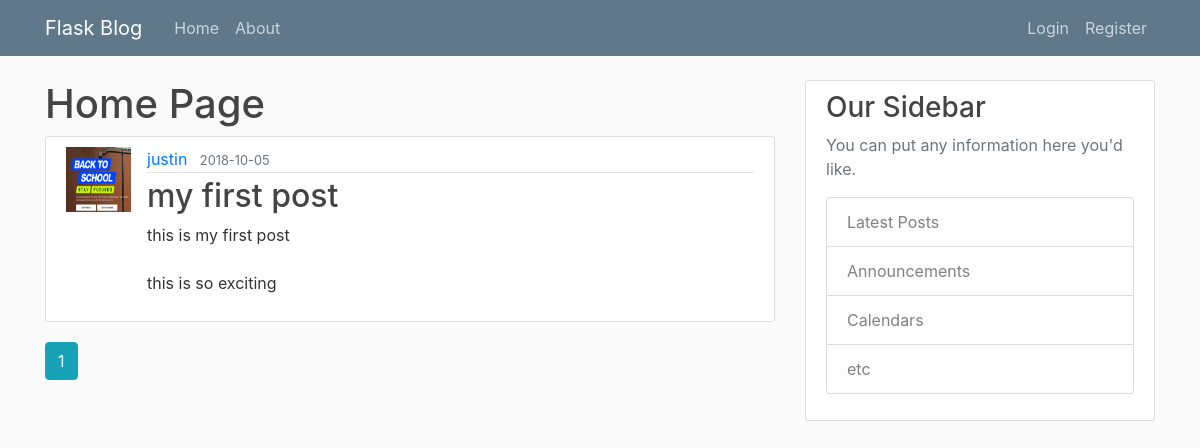
Before: /home/ with the older database file.
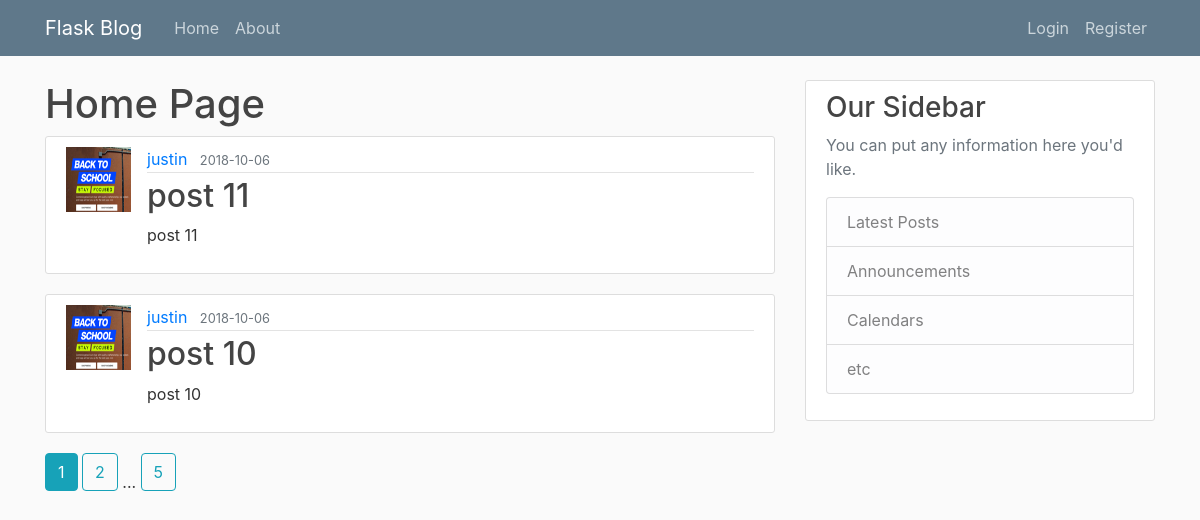
After: the same page with the newer database file.
### flaskblog/models.py (models this page shows, shortened)
class Post(db.Model):
  id          = db.Column(db.Integer    , primary_key=True)
  title       = db.Column(db.String(100), nullable=False)
  date_posted = db.Column(db.DateTime   , nullable=False, default=datetime.utcnow)
  content     = db.Column(db.Text       , nullable=False)
  user_id     = db.Column(db.Integer    , db.ForeignKey('user.id'), nullable=False)

class User(db.Model, UserMixin):
  id         = db.Column(db.Integer, primary_key=True)
  username   = db.Column(db.String(20),  unique=True,    nullable=False)
  email      = db.Column(db.String(120), unique=True,    nullable=False)
  image_file = db.Column(db.String(20),  nullable=False, default='default.jpg')
  password   = db.Column(db.String(60),  nullable=False)
  posts      = db.relationship('Post', backref='author', lazy=True)

### flaskblog/main/routes.py (the view)
@main.route('/')
@main.route('/home/')
def home():
  page  = request.args.get('page', 1, type=int)
  posts = Post.query                         \
          .order_by(Post.date_posted.desc()) \
          .paginate(per_page=2, page=page)
  return render_template('home.html', posts=posts)

### flaskblog/templates/home.html
{% extends 'layout.html' %}
{% block content %}
  <h1>Home Page</h1>
  {% for post in posts.items %}
    <article class="media content-section">
      <img
        class="rounded-cirle article-img"
        src="{{ url_for('static', filename='profile_pics/' + post.author.image_file) }}" />
      <div class="media-body">
        <div class="article-metadata">
          <a class="mr-2" href="{{ url_for('users.user_posts', username=post.author.username) }}">{{ post.author.username }}</a>
          <small class="text-muted">{{ post.date_posted.strftime('%Y-%m-%d') }}</small>
        </div>
        <h2><a class="article-title" href="{{ url_for('posts.post', post_id=post.id) }}">{{ post.title }}</a></h2>
        <p class="article-content">{{ post.content }}</p>
      </div>
    </article>
  {% endfor %}
  {% for page_num in posts.iter_pages(left_edge=1, right_edge=1, left_current=1, right_current=2) %}
    {% if page_num %}
      {% if posts.page == page_num %}
        <a class="btn btn-info mb-4" href="{{ url_for('main.home', page=page_num) }}">{{ page_num }}</a>
      {% else %}
        <a class="btn btn-outline-info mb-4" href="{{ url_for('main.home', page=page_num) }}">{{ page_num }}</a>
      {% endif %}
    {% else %}
      ...
    {% endif %}
  {% endfor %}
{% endblock content %}

### flaskblog/templates/layout.html (shortened to what this page needs)
<!DOCTYPE html>
<html>
<head>
  <link rel="stylesheet" href="https://stackpath.bootstrapcdn.com/bootstrap/4.1.3/css/bootstrap.min.css"
>
  <link rel="stylesheet" type="text/css" href="{{ url_for('static', filename='main.css') }}">
</head>
<body>
  <header class="site-header">
    <nav class="navbar navbar-expand-md navbar-dark bg-steel fixed-top">
      <div class="container">
        <a class="navbar-brand mr-4" href="/">Flask Blog</a>
        <div class="collapse navbar-collapse" id="navbarToggle">
          <div class="navbar-nav mr-auto">
            <a class="nav-item nav-link" href="{{ url_for('main.home') }}">Home</a>
            <a class="nav-item nav-link" href="{{ url_for('main.about') }}">About</a>
          </div>
          <div class="navbar-nav">
            {% if current_user.is_authenticated %}
              <a class="nav-item nav-link" href="{{ url_for('posts.new_post') }}">New Post</a>
              <a class="nav-item nav-link" href="{{ url_for('users.account') }}">Account</a>
              <a class="nav-item nav-link" href="{{ url_for('users.logout') }}">Logout</a>
            {% else %}
              <a class="nav-item nav-link" href="{{ url_for('users.login') }}">Login</a>
              <a class="nav-item nav-link" href="{{ url_for('users.register') }}">Register</a>
            {% endif %}
          </div>
        </div>
      </div>
    </nav>
  </header>
  <main role="main" class="container">
    <div class="row">
      <div class="col-md-8">
        {% block content %}{% endblock %}
      </div>
      <div class="col-md-4">
        <div class="content-section">
          <h3>Our Sidebar</h3>
          <p class='text-muted'>You can put any information here you'd like.
            <ul class="list-group">
              <li class="list-group-item list-group-item-light">Latest Posts</li>
              <li class="list-group-item list-group-item-light">Announcements</li>
              <li class="list-group-item list-group-item-light">Calendars</li>
              <li class="list-group-item list-group-item-light">etc</li>
            </ul>
          </p>
        </div>
      </div>
    </div>
  </main>
  </body>
</body>
</html>

### flaskblog/static/main.css (style rules this page uses)
body { background: #fafafa; color: #333333; margin-top: 5rem; }
h1, h2, h3, h4, h5, h6 { color: #444444; }
.bg-steel { background-color: #5f788a; }
.site-header .navbar-nav .nav-link { color: #cbd5db; }
.content-section { background: #ffffff; padding: 10px 20px; border: 1px solid #dddddd; border-radius: 3px; margin-bottom: 20px; }
.article-title { color: #444444; }
.article-content { white-space: pre-line; }
.article-img { height: 65px; width: 65px; margin-right: 16px; }
.article-metadata { padding-bottom: 1px; margin-bottom: 4px; border-bottom: 1px solid #e3e3e3 }

Changed rows visible on the page:
removed Post: image_file (picture), author.username "justin", date_posted "2018-10-05", title "my first post", content "this is my first post this is so exciting"
added Post: image_file (picture), author.username "justin", date_posted "2018-10-06", title "post 11", content "post 11"
added Post: image_file (picture), author.username "justin", date_posted "2018-10-06", title "post 10", content "post 10"
Other visible differences:
new list line: "2"
new list line: "5"
